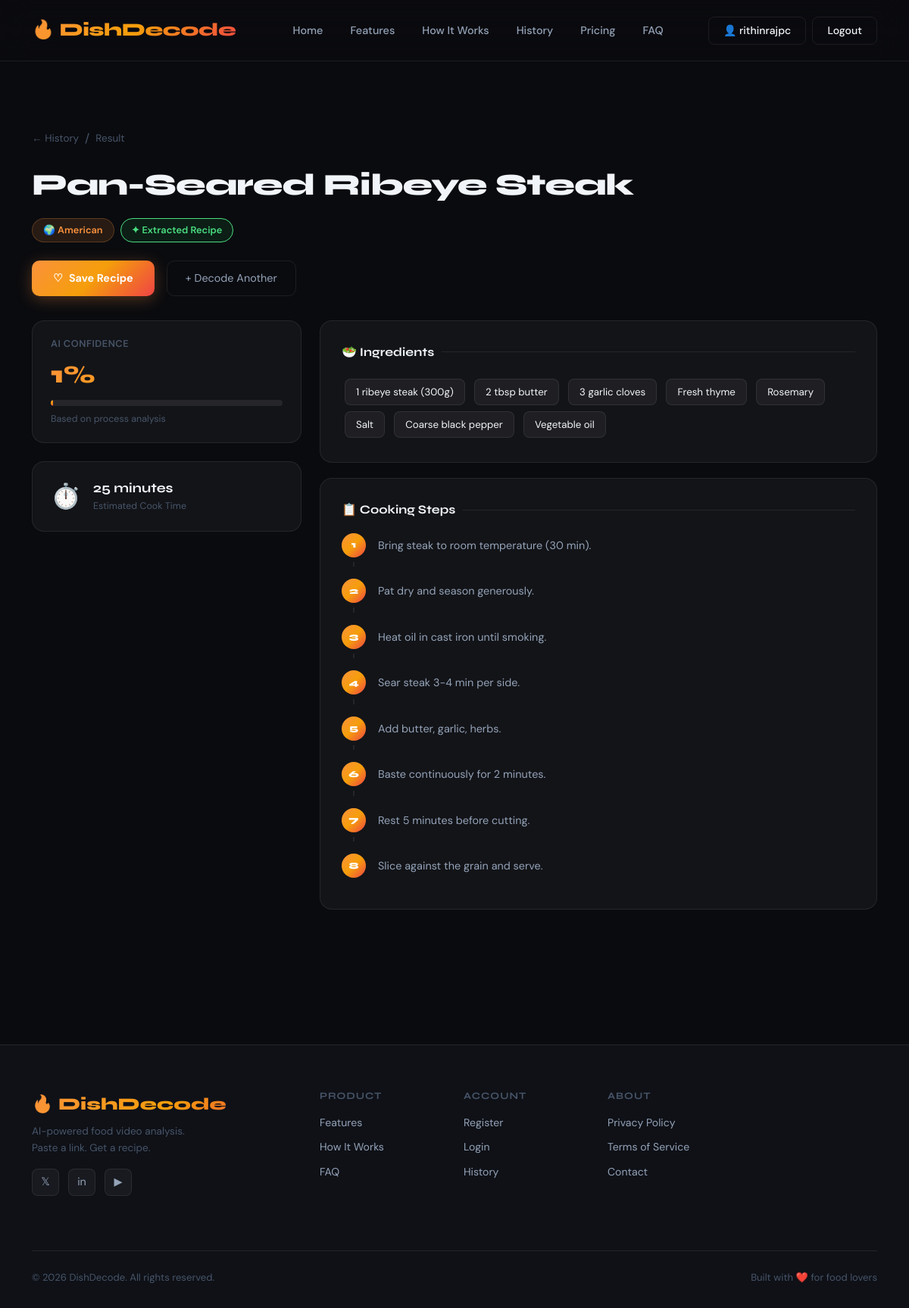
Page /recipes/detail/5/ (signed in) on the committed database.
### recipes/models.py (models this page shows, shortened)
class RecipeResult(models.Model):
    RESULT_TYPE_CHOICES = [('extracted_recipe','Extracted Recipe'),('estimated_recipe','Estimated Recipe')]
    video_request = models.OneToOneField(VideoRequest, on_delete=models.CASCADE, related_name='recipe_result')
    dish_name = models.CharField(max_length=200)
    cuisine_type = models.CharField(max_length=100, blank=True)
    ingredients = models.TextField(default='[]')
    steps = models.TextField(default='[]')
    cooking_time = models.CharField(max_length=100)
    tools_used = models.TextField(default='[]')
    confidence_score = models.FloatField(default=0.0)
    ai_note = models.TextField(blank=True)
    result_type = models.CharField(max_length=30, choices=RESULT_TYPE_CHOICES, default='estimated_recipe')
    detected_language = models.CharField(max_length=50, blank=True, default='English')
    country_of_origin = models.CharField(max_length=100, blank=True, default='Unknown')
    created_at = models.DateTimeField(auto_now_add=True)
    def get_ingredients(self):
        try: return json.loads(self.ingredients)
        except: return []
    def get_steps(self):
        try: return json.loads(self.steps)
        except: return []
    def get_tools(self):
        try: return json.loads(self.tools_used)
        except: return []

### recipes/views.py (the view)
# urls.py: path('detail/<int:pk>/', RecipeDetailView.as_view(), name='recipe_detail'),
@method_decorator(login_required, name='dispatch')
class RecipeDetailView(View):
    def get(self, request, pk):
        recipe = get_object_or_404(RecipeResult, pk=pk, video_request__user=request.user)
        is_saved = SavedRecipe.objects.filter(user=request.user, recipe_result=recipe).exists()
        return render(request, 'recipes/result.html', {
            'recipe': recipe, 'video_req': recipe.video_request, 'is_saved': is_saved,
        })

### templates/recipes/result.html (shortened to what this page needs)
{% extends 'base.html' %}
{% block content %}
<section class="result-section">
  <div class="container">
    <div class="result-header reveal">
      <div class="d-flex align-items-center gap-2 mb-3 flex-wrap">
        <a href="{% url 'recipe_history' %}" style="color:var(--text-muted);font-size:0.85rem;text-decoration:none;">← History</a>
        <span style="color:var(--text-muted);">/</span>
        <span style="color:var(--text-muted);font-size:0.85rem;">Result</span>
      </div>
      <div class="result-dish-name">{{ recipe.dish_name }}</div>
      <div class="d-flex gap-2 flex-wrap mt-2 mb-4">
        {% if recipe.cuisine_type %}<span class="badge-cuisine">🌍 {{ recipe.cuisine_type }}</span>{% endif %}
        <span class="{% if recipe.result_type == 'extracted_recipe' %}badge-extracted{% else %}badge-estimated{% endif %}" style="display:inline-flex;align-items:center;gap:6px;padding:5px 14px;border-radius:20px;font-size:0.8rem;font-weight:600;border:1px solid;">
          {% if recipe.result_type == 'extracted_recipe' %}✦ Extracted Recipe{% else %}~ Estimated Recipe{% endif %}
        </span>
      </div>
      <div class="d-flex gap-3 flex-wrap">
        <button class="btn-save-recipe {% if is_saved %}saved{% endif %}" id="saveBtn" onclick="toggleSave({{ recipe.pk }})">
          <span id="saveIcon">{% if is_saved %}♥{% else %}♡{% endif %}</span>
          <span id="saveText">{% if is_saved %}Saved{% else %}Save Recipe{% endif %}</span>
        </button>
        <a href="{% url 'home' %}" class="btn-analyze-another">+ Decode Another</a>
      </div>
    </div>
    <div class="row g-4">
      <div class="col-lg-4">
        <div class="confidence-display mb-4 reveal">
          <div class="d-flex justify-content-between align-items-center mb-1">
            <div style="font-size:0.8rem;color:var(--text-muted);font-weight:600;text-transform:uppercase;letter-spacing:0.5px;">AI Confidence</div>
          </div>
          <div class="conf-percent">{{ recipe.confidence_score|floatformat:0|default:"0" }}%</div>
          <div class="conf-bar">
            <div class="conf-bar-fill" id="confBar" style="width:0%"></div>
          </div>
          <div style="font-size:0.78rem;color:var(--text-muted);margin-top:8px;">
            {% if recipe.result_type == 'extracted_recipe' %}Based on process analysis{% else %}Based on dish recognition{% endif %}
          </div>
        </div>
        <div class="time-display mb-4 reveal">
          <div class="time-icon">⏱️</div>
          <div>
            <div class="time-value">{{ recipe.cooking_time }}</div>
            <div class="time-label">Estimated Cook Time</div>
          </div>
        </div>
      </div>
      <div class="col-lg-8">
        {% with ings=recipe.get_ingredients %}
        {% if ings %}
        <div class="result-card reveal">
          <div class="result-card-title">🥗 Ingredients</div>
          <div>
            {% for ing in ings %}
            <span class="ingredient-tag">{{ ing }}</span>
            {% endfor %}
          </div>
        </div>
        {% endif %}
        {% endwith %}
        {% with steps=recipe.get_steps %}
        {% if steps %}
        <div class="result-card reveal">
          <div class="result-card-title">📋 Cooking Steps</div>
          <div class="step-timeline">
            {% for step in steps %}
            <div class="step-item">
              <div class="step-num-wrap">
                <div class="step-num">{{ forloop.counter }}</div>
                {% if not forloop.last %}<div class="step-line"></div>{% endif %}
              </div>
              <div class="step-text-content">{{ step }}</div>
            </div>
            {% endfor %}
          </div>
        </div>
        {% endif %}
        {% endwith %}
      </div>
    </div>
  </div>
</section>
{% endblock %}

### templates/base.html (shortened to what this page needs)
<!DOCTYPE html>
<html lang="en">
<head>
  {% load static %}
  <link href="https://cdn.jsdelivr.net/npm/bootstrap@5.3.2/dist/css/bootstrap.min.css" rel="stylesheet">
  <link rel="stylesheet" href="{% static 'css/main.css' %}">
</head>
<body>
<nav class="navbar navbar-expand-lg">
  <div class="container">
    <a class="navbar-brand" href="{% url 'home' %}">🔥 DishDecode</a>
    <div class="collapse navbar-collapse" id="navMenu">
      <ul class="navbar-nav mx-auto gap-1">
        <li class="nav-item"><a class="nav-link" href="{% url 'home' %}">Home</a></li>
        <li class="nav-item"><a class="nav-link" href="{% url 'home' %}#features">Features</a></li>
        <li class="nav-item"><a class="nav-link" href="{% url 'home' %}#how-it-works">How It Works</a></li>
        {% if user.is_authenticated %}
        <li class="nav-item"><a class="nav-link" href="{% url 'recipe_history' %}">History</a></li>
        {% endif %}
        <li class="nav-item"><a class="nav-link" href="{% url 'pricing' %}">Pricing</a></li>
        <li class="nav-item"><a class="nav-link" href="{% url 'home' %}#faq">FAQ</a></li>
      </ul>
      <div class="d-flex align-items-center gap-2">
        {% if user.is_authenticated %}
          <a href="{% url 'profile' %}" class="btn-nav-login nav-link">👤 {{ user.username }}</a>
          <form method="post" action="{% url 'logout' %}" style="margin:0">
            <button type="submit" class="btn-nav-login nav-link" style="background:none;cursor:pointer;">Logout</button>
          </form>
        {% else %}
          <a href="{% url 'login' %}" class="btn-nav-login nav-link">Login</a>
          <a href="{% url 'register' %}" class="btn-nav-cta nav-link">Get Started</a>
        {% endif %}
      </div>
    </div>
  </div>
</nav>
<div class="page-wrapper">
  {% block content %}{% endblock %}
</div>
<footer>
  <div class="container">
    <div class="row">
      <div class="col-lg-4 mb-4">
        <div class="footer-brand gradient-text">🔥 DishDecode</div>
        <div class="footer-tagline">AI-powered food video analysis.<br>Paste a link. Get a recipe.</div>
        <div class="social-links mt-3">
          <a href="#" class="social-link">𝕏</a>
          <a href="#" class="social-link">in</a>
          <a href="#" class="social-link">▶</a>
        </div>
      </div>
      <div class="col-lg-2 col-6 mb-4">
        <div class="footer-links">
          <h6>Product</h6>
          <a href="{% url 'home' %}#features">Features</a>
          <a href="{% url 'home' %}#how-it-works">How It Works</a>
          <a href="{% url 'home' %}#faq">FAQ</a>
        </div>
      </div>
      <div class="col-lg-2 col-6 mb-4">
        <div class="footer-links">
          <h6>Account</h6>
          <a href="{% url 'register' %}">Register</a>
          <a href="{% url 'login' %}">Login</a>
          {% if user.is_authenticated %}<a href="{% url 'recipe_history' %}">History</a>{% endif %}
        </div>
      </div>
      <div class="col-lg-4 mb-4">
        <div class="footer-links">
          <h6>About</h6>
          <a href="#">Privacy Policy</a>
          <a href="#">Terms of Service</a>
          <a href="#">Contact</a>
        </div>
      </div>
    </div>
    <div class="footer-bottom d-flex justify-content-between align-items-center flex-wrap gap-2">
      <div class="footer-copy">© {% now "Y" %} DishDecode. All rights reserved.</div>
      <div class="footer-copy">Built with ❤️ for food lovers</div>
    </div>
  </div>
</footer>
</body>
</html>

### rows in the picture
RecipeResult: dish_name "Pan-Seared Ribeye Steak", cuisine_type "American", confidence_score "1", cooking_time "25 minutes"

### other values in the picture
{{ user.username }} "rithinrajpc"
{{ ing }} "1 ribeye steak (300g)" "2 tbsp butter" "3 garlic cloves" "Fresh thyme" "Rosemary" "Salt" "Coarse black pepper" "Vegetable oil"
{{ step }} "Bring steak to room temperature (30 min)." "Pat dry and season generously." "Heat oil in cast iron until smoking." "Sear steak 3-4 min per side." "Add butter, garlic, herbs." "Baste continuously for 2 minutes." "Rest 5 minutes before cutting." "Slice against the grain and serve."
